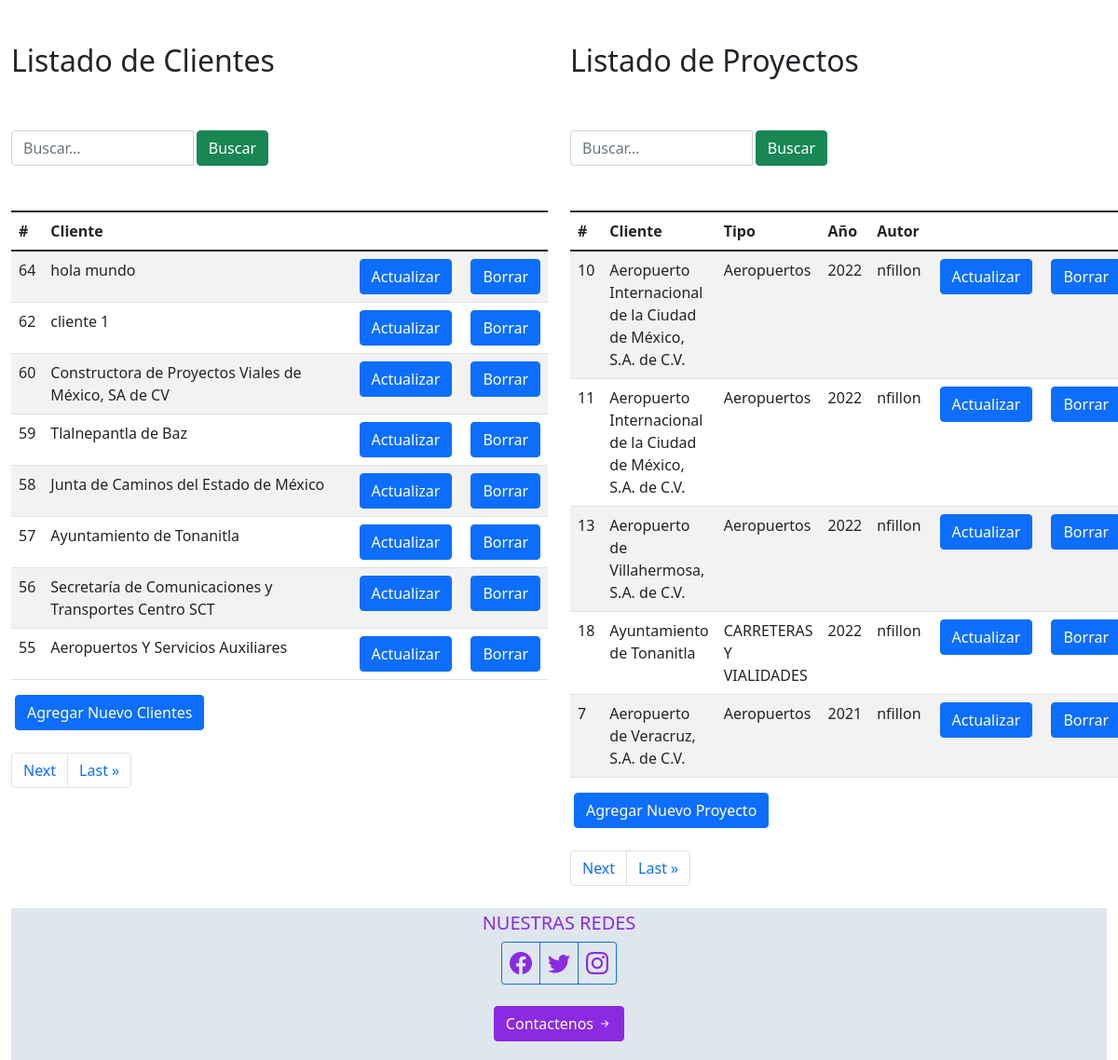
The app's page /catsa/ (signed in, lower part), older data.
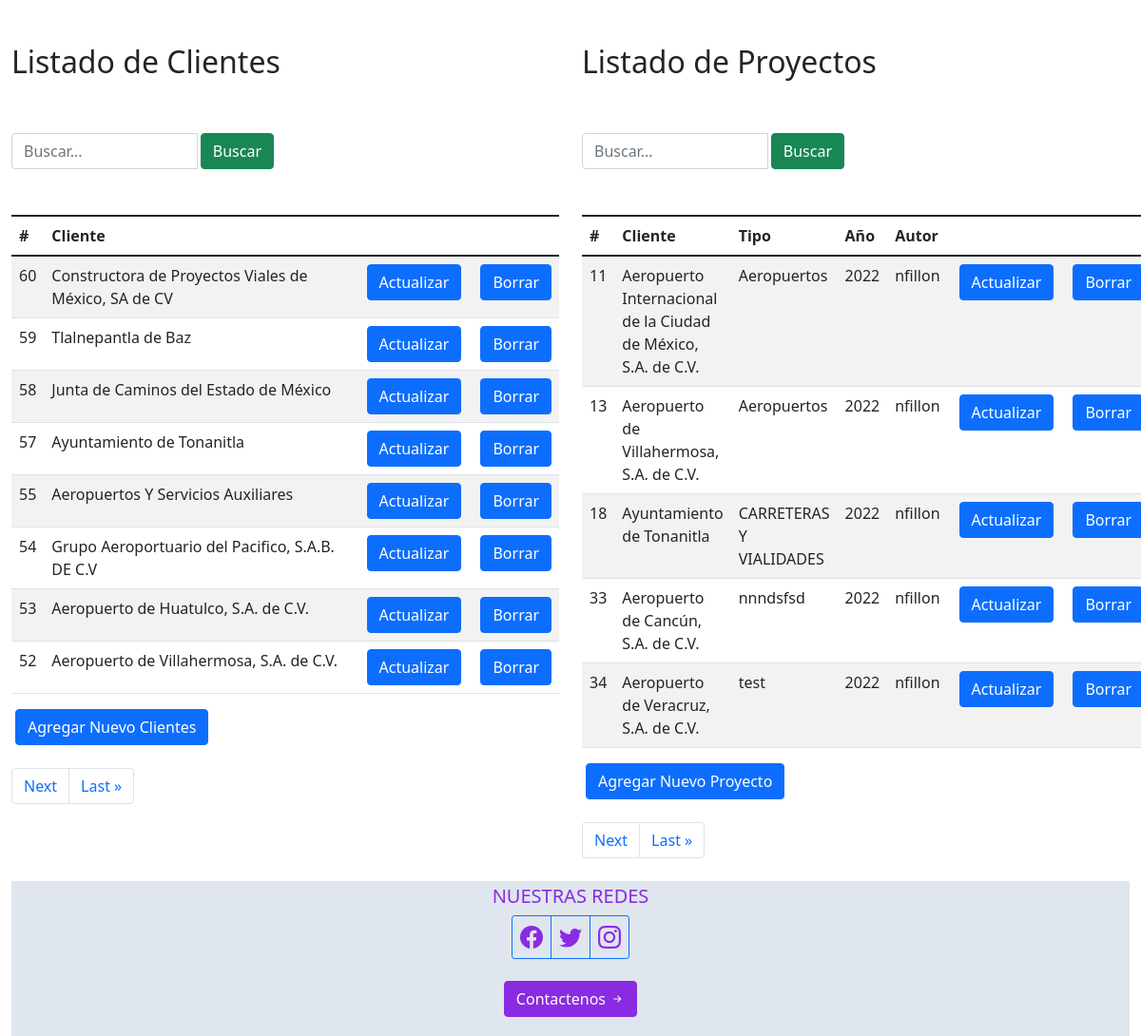
The same page, newer data.
### clientes/models.py (models this page shows, shortened)
class Cliente(models.Model):
    nombre_cliente=models.CharField(max_length=100)
    created=models.DateTimeField(auto_now_add=True)
    updated=models.DateTimeField(auto_now_add=True)
    class Meta:
        verbose_name='cliente'
        verbose_name_plural='clientes'
    def __str__(self):
        return self.nombre_cliente

class Proyecto(models.Model):
    YEAR_CHOICES = []
    for r in range(2000, (datetime.datetime.now().year+1)):
        YEAR_CHOICES.append((r,r))
    nombre_proyecto=models.CharField(max_length=500, blank=False)
    tipo_proyecto=models.CharField(max_length=50, blank=False)
    year = models.IntegerField(choices=YEAR_CHOICES,default=datetime.datetime.now().year)
    autor=models.ForeignKey(User, on_delete=models.CASCADE)
    clientes=models.ManyToManyField(Cliente, blank=False)
    imagen =models.ImageField(upload_to="proyectos",  null=True, blank=True, default=None)
    created=models.DateTimeField(auto_now_add=True)
    updated=models.DateTimeField(auto_now_add=True)
    class Meta:
        verbose_name='proyecto'
        verbose_name_plural='proyectos'

### admcatsa/views.py (the view, shortened to what this page needs)
# urls.py: path('catsa/', views.list_client , name="list_client"),
@login_required
def list_client(request):
   busquedas = request.GET.get('buscar')
   busquedasProyectos = request.GET.get('buscarproyectos')
   clientes = Cliente.objects.get_queryset().order_by('-id')
   mensajes = Contacto.objects.get_queryset().order_by('-id')
   paginator = Paginator(clientes, 8)
   page = request.GET.get('page1')
   try:
       clientes = paginator.page(page)
   except PageNotAnInteger:
       clientes = paginator.page(1)
   except EmptyPage:
       clientes = paginator.page(paginator.num_pages)
   if  busquedas:
       clientes = Cliente.objects.filter(
           Q(nombre_cliente__icontains = busquedas)
       ).distinct
   proyectos = Proyecto.objects.get_queryset().order_by('-year') #acomodo por fechas
   paginator = Paginator(proyectos, 5)
   page = request.GET.get('page2')
   try:
       proyectos = paginator.page(page)
   except PageNotAnInteger:
       proyectos = paginator.page(1)
   except EmptyPage:
       proyectos = paginator.page(paginator.num_pages)
   return render(request, 'admcatsa/admcatsa.html', {'clientes': clientes ,'proyectos': proyectos, 'mensajes':mensajes,})

### admcatsa/templates/admcatsa/admcatsa.html (shortened to what the changed rows need)
{%extends "Catsaweb/base.html"%}
{% load static%}
{%block content%}
<div class="container-fluid">
    <div class="row mt-5">
        <div class="col-md-6 ">
            <h2>Listado de Clientes</h2>
            <table  class="table table-striped" style="width: auto">
                <tbody>
                    <thead class="thead-dark">
                        <tr>
                          <th scope="col">#</th>
                          <th scope="col">Cliente</th>
                    </thead>
                    {% for cliente in clientes %}
                        <tr>
                            <td scope="row">{{cliente.id}} </td> </a>
                            <td scope="row">{{cliente.nombre_cliente}} </td> </a>
                            <td scope="row"><a href="{% url 'update_cliente' cliente.id %}">  <button class="align-self-end btn btn-primary ms-1">Actualizar</button></td> </a>
                            <td scope="row"><a href="{% url 'delete_cliente' cliente.id %}">  <button class="align-self-end btn btn-primary ms-1">Borrar</button></td> </a>
                        </tr>
                    {%endfor%}
                </tbody>
            </table>
            <br/><br/>
    </div>
    <div class="col-md-6" >
        <h2>Listado de Proyectos</h2>
        <table  class="table table-striped" style="width: auto">
            <tbody>
                <thead class="thead-dark">
                    <tr>
                      <th scope="col">#</th>
                      <th scope="col">Cliente</th>
                      <th scope="col">Tipo</th>
                      <th scope="col">Año</th>
                      <th scope="col">Autor</th>
                    </tr>
                </thead>
                 {% for proyecto in proyectos %}
                <tr>
                    <td scope="row">{{proyecto.id}}</td> {%for clientes in proyecto.clientes.all %} <td scope="row">{{ clientes }}</td> {% endfor %} <td scope="row">{{proyecto.tipo_proyecto}}</td><td scope="row">{{proyecto.year}}</td> <td scope="row">{{proyecto.autor}}</td>
                    <th scope="row"><a href="{% url 'update_proyecto' proyecto.id %}"><button class="align-self-end btn btn-primary ms-1">Actualizar</button></th> </a>
                    <th scope="row"><a href="{% url 'delete_proyecto' proyecto.id %}">  <button class="align-self-end btn btn-primary ms-1">Borrar</button></th> </a>
                </tr>
            {%endfor%}
           </tbody>
        </table>
        <br/><br/>
    </div>
 </div>
{% endblock %}

Row changes from the older to the newer data that the page shows:
removed Cliente: id "64", nombre_cliente "hola mundo", shown under "Listado de Clientes"
removed Cliente: id "62", nombre_cliente "cliente 1", shown under "Listado de Clientes"
removed Cliente: id "56", nombre_cliente "Secretaría de Comunicaciones y Transportes Centro SCT", shown under "Listado de Clientes"
removed Proyecto: id "10", tipo_proyecto "Aeropuertos", year "2022", autor "nfillon", Cliente (nombre_cliente "Aeropuerto Internacional de la Ciudad de México, S.A. de C.V.")
no longer on this page (row unchanged): Proyecto: id "7", tipo_proyecto "Aeropuertos", year "2021", autor "nfillon", Cliente (nombre_cliente "Aeropuerto de Veracruz, S.A. de C.V.")
now on this page (row unchanged): Cliente: id "54", nombre_cliente "Grupo Aeroportuario del Pacifico, S.A.B. DE C.V", shown under "Listado de Clientes"
now on this page (row unchanged): Cliente: id "53", nombre_cliente "Aeropuerto de Huatulco, S.A. de C.V.", shown under "Listado de Clientes"
now on one of the page's lists (row unchanged): Cliente: id "52", nombre_cliente "Aeropuerto de Villahermosa, S.A. de C.V."
added Proyecto: id "33", tipo_proyecto "nnndsfsd", year "2022", autor "nfillon"
now on this page (row unchanged): Cliente: nombre_cliente "Aeropuerto de Cancún, S.A. de C.V.", shown under "33"
added Proyecto: id "34", tipo_proyecto "test", year "2022", autor "nfillon", Cliente (nombre_cliente "Aeropuerto de Veracruz, S.A. de C.V.")
